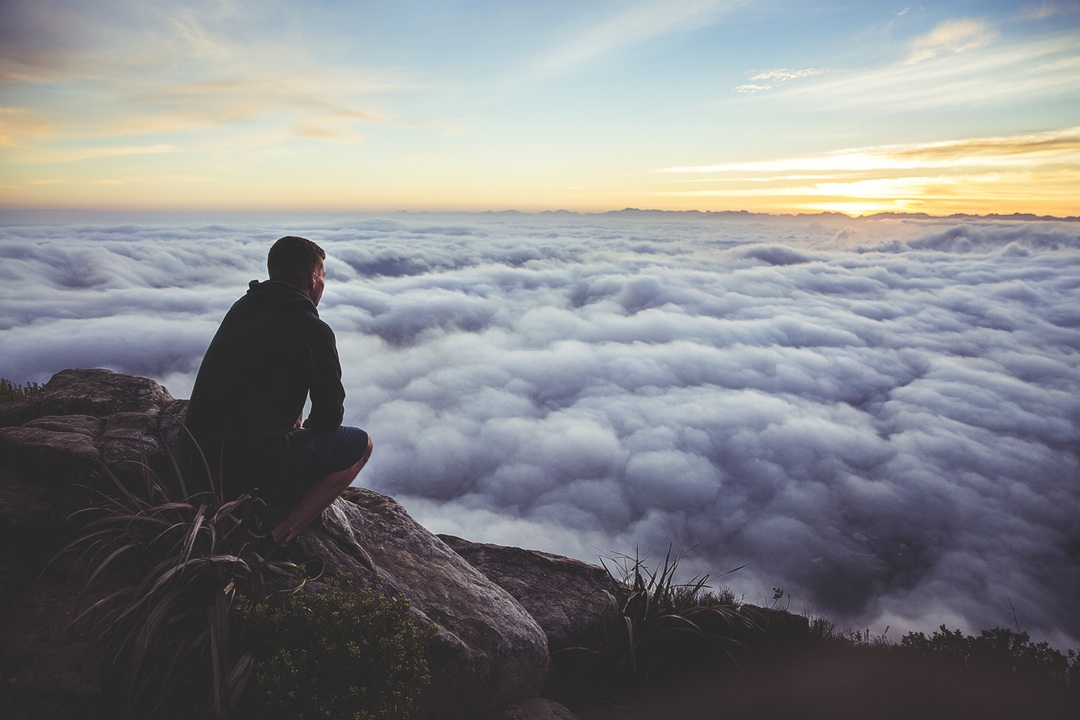
#> input picture pi/src/assets/img/course01.jpg, 1080 x 720 px
$ python -i face_validator.py   (imports and definitions only)
#> lines starting #> are read from the running program, lines starting #| are printed output that depends on the picture
import cv2
import numpy as np
import os
from PIL import Image
import io

class FaceValidator:
    def __init__(self):
        # Load the pre-trained face detection model
        self.face_cascade = cv2.CascadeClassifier(cv2.data.haarcascades + 'haarcascade_frontalface_default.xml')

    def validate_image(self, image_data):
        try:
            # Convert image data to numpy array
            nparr = np.frombuffer(image_data, np.uint8)
            img = cv2.imdecode(nparr, cv2.IMREAD_COLOR)

            # Convert to grayscale for face detection
            gray = cv2.cvtColor(img, cv2.COLOR_BGR2GRAY)

            # Detect faces
            faces = self.face_cascade.detectMultiScale(
                gray,
                scaleFactor=1.1,
                minNeighbors=5,
                minSize=(30, 30)
            )

            # Check if any face was detected
            if len(faces) > 0:
                return True, "Image validée avec succès"
            else:
                return False, "Aucun visage détecté. Veuillez télécharger une image contenant votre visage."

        except Exception as e:
            return False, f"Erreur lors de la validation de l'image: {str(e)}"

    def validate_image_file(self, image_path):
#> called with image_path = '../../pi/src/assets/img/course01.jpg'
        try:
            # Rediriger tous les prints vers stderr pour le débogage
            import sys

            # Fonction pour logger sans affecter stdout
            def log(message):
                print(message, file=sys.stderr)

            log(f"Tentative de lecture de l'image: {image_path}")

            # Vérifier si le fichier existe
            import os
            if not os.path.exists(image_path):
                log(f"Le fichier n'existe pas: {image_path}")
                return False, "Le fichier image n'existe pas"

            # Afficher la taille du fichier pour le débogage
            file_size = os.path.getsize(image_path)
            log(f"Taille du fichier: {file_size} octets")

            # Essayer de lire l'image avec PIL d'abord
            try:
                from PIL import Image
                pil_img = Image.open(image_path)
#> pil_img is the input picture: PIL image 1080x720 RGB; mean R, G, B 133, 134.3, 136.8
                log(f"Image lue avec PIL: {pil_img.size}")
                # Convertir l'image PIL en format OpenCV
                import numpy as np
                img = np.array(pil_img.convert('RGB'))
                # Convertir de RGB à BGR (format OpenCV)
                img = img[:, :, ::-1].copy()
            except Exception as pil_error:
                log(f"Erreur lors de la lecture avec PIL: {str(pil_error)}")
                # Si PIL échoue, essayer avec OpenCV directement
                img = cv2.imread(image_path)

            # Vérifier si l'image a été correctement chargée
            if img is None:
                log("L'image n'a pas pu être lue avec OpenCV ni PIL")
                return False, "Impossible de lire l'image. Veuillez essayer un autre format (JPG, PNG)."

            # Afficher les dimensions de l'image pour le débogage
            log(f"Dimensions de l'image: {img.shape}")

            # Convertir en niveaux de gris
            gray = cv2.cvtColor(img, cv2.COLOR_BGR2GRAY)
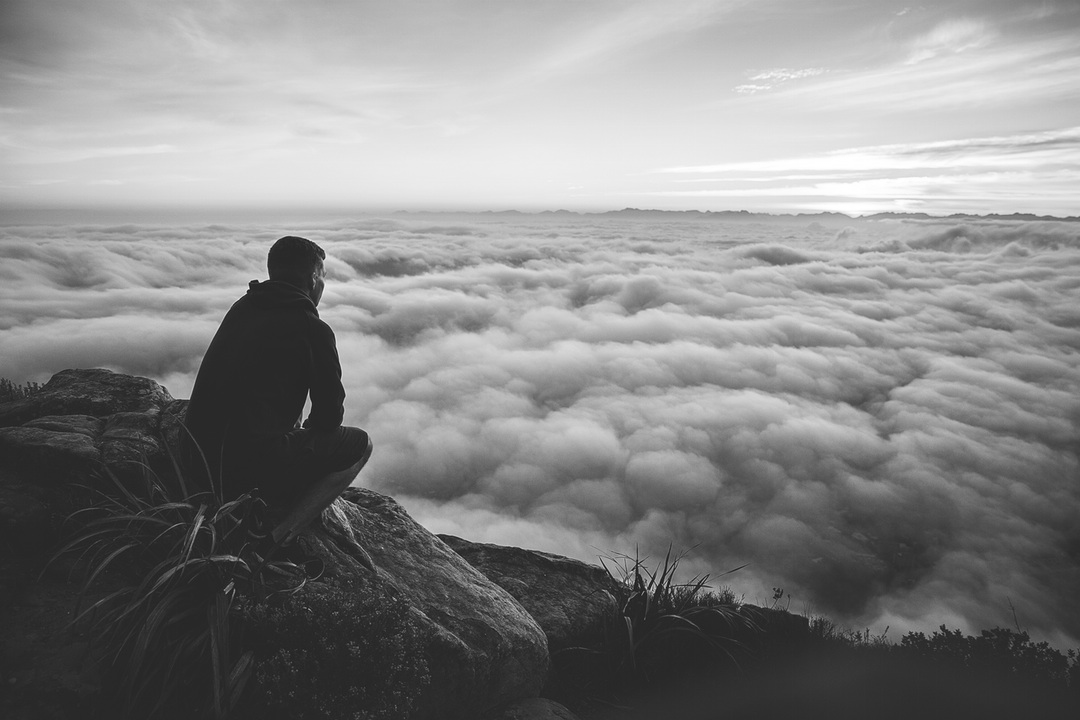
#> gray: shape (720, 1080); min 14, max 255, mean 134.2

            # Essayer différents paramètres pour la détection de visage
            detection_params = [
                # Paramètres standard
                {"scaleFactor": 1.1, "minNeighbors": 5, "minSize": (30, 30)},
                # Paramètres plus tolérants
                {"scaleFactor": 1.2, "minNeighbors": 3, "minSize": (20, 20)},
                # Paramètres très tolérants
                {"scaleFactor": 1.3, "minNeighbors": 2, "minSize": (10, 10)}
            ]

            for params in detection_params:
                faces = self.face_cascade.detectMultiScale(
                    gray,
                    scaleFactor=params["scaleFactor"],
                    minNeighbors=params["minNeighbors"],
                    minSize=params["minSize"]
                )

                log(f"Tentative avec params {params}: {len(faces)} visages détectés")

                if len(faces) > 0:
                    return True, "Image validée avec succès"

            # Si aucun visage n'est détecté après toutes les tentatives
            return False, "Aucun visage détecté. Veuillez télécharger une image contenant clairement votre visage."

        except Exception as e:
            log(f"Erreur dans la validation faciale: {str(e)}")
            import traceback
            traceback.print_exc(file=sys.stderr)
            return False, f"Erreur lors de la validation de l'image: {str(e)}"

>>> result = FaceValidator().validate_image_file('../../pi/src/assets/img/course01.jpg')

$ run again, on pi/src/assets/img/course02.jpg
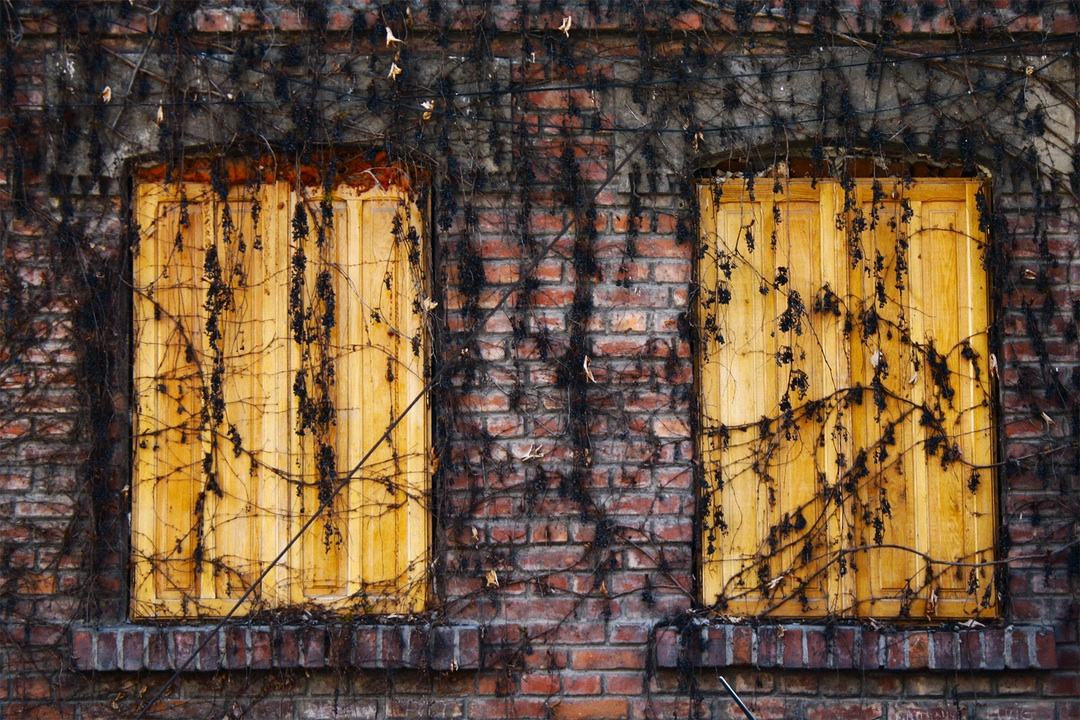
#> input picture pi/src/assets/img/course02.jpg, 1080 x 720 px
#> in validate_image_file, pil_img is the input picture: PIL image 1080x720 RGB; mean R, G, B 103.6, 81.2, 59.5
#> in validate_image_file, `gray = cv2.cvtColor(img, cv2.COLOR_BGR2GRAY)`:
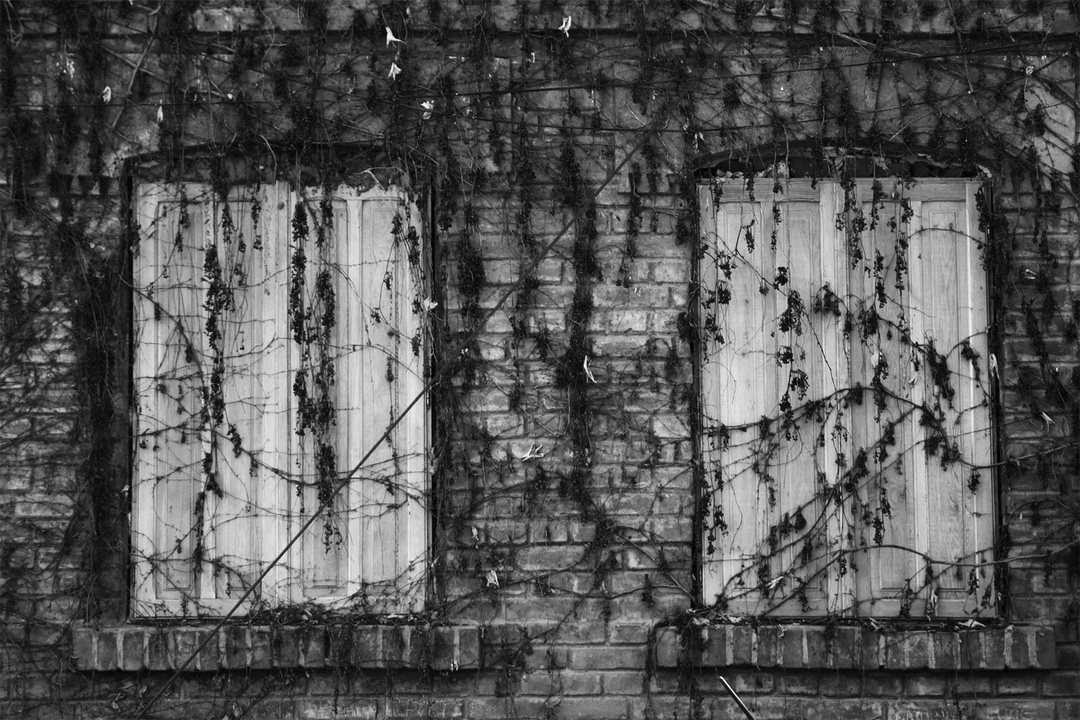
#> gray: shape (720, 1080); min 0, max 254, mean 85.4

$ run again, on pi/src/assets/img/course03.jpg
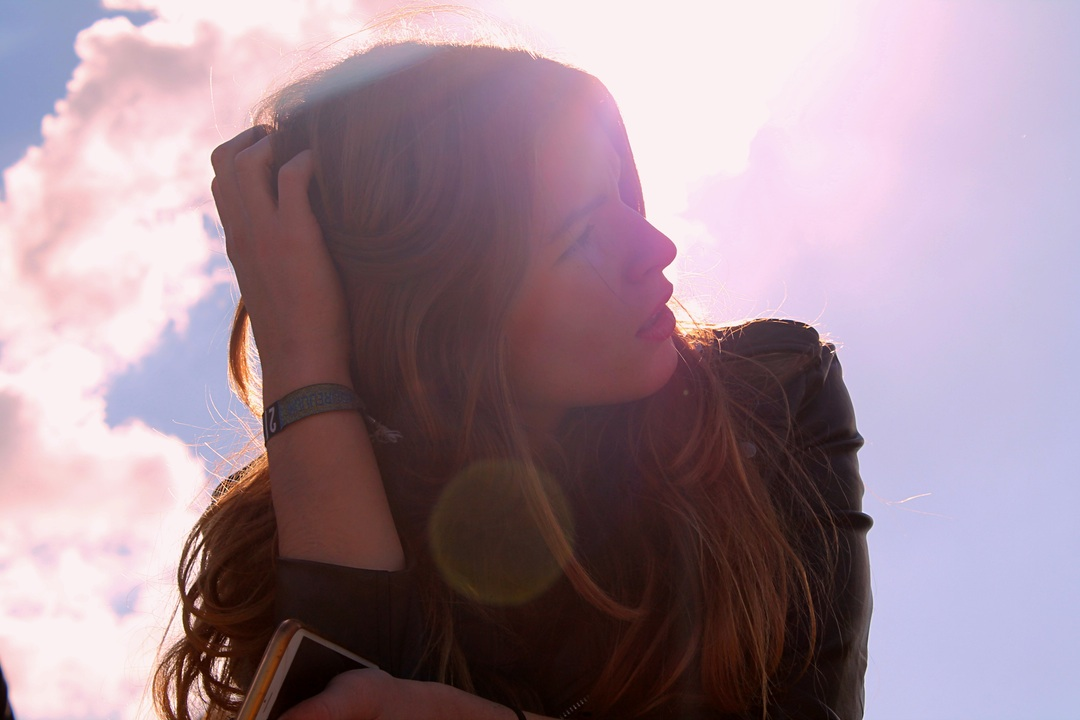
#> input picture pi/src/assets/img/course03.jpg, 1080 x 720 px
#> in validate_image_file, pil_img is the input picture: PIL image 1080x720 RGB; mean R, G, B 158.8, 136.8, 147.5
#> in validate_image_file, `gray = cv2.cvtColor(img, cv2.COLOR_BGR2GRAY)`:
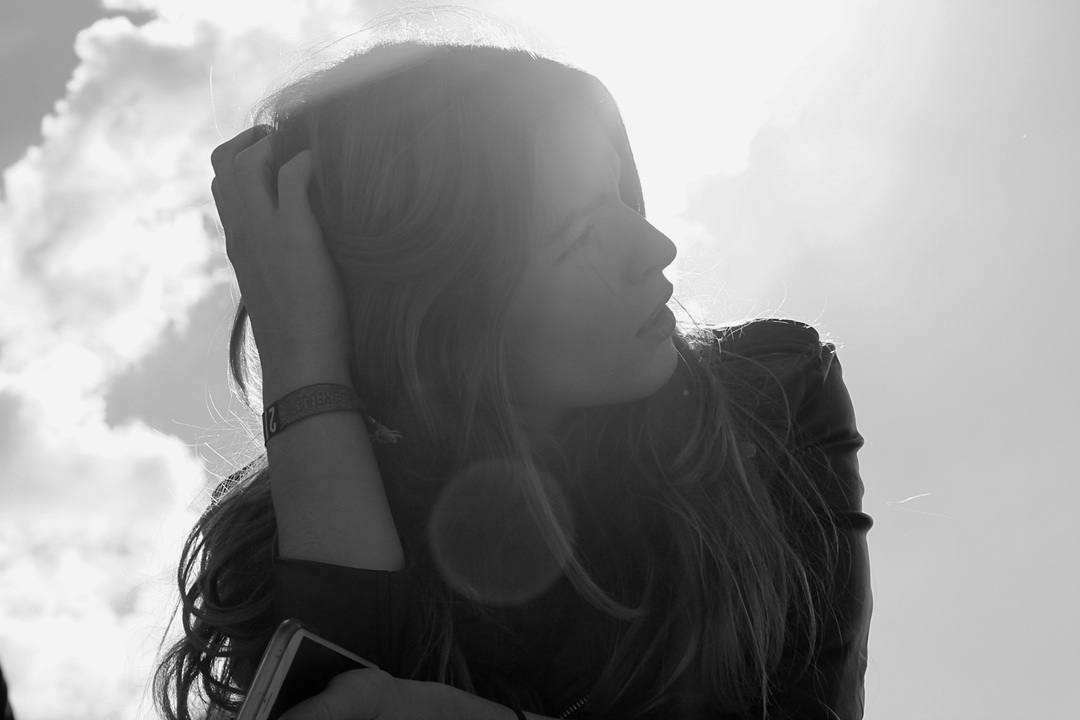
#> gray: shape (720, 1080); min 1, max 251, mean 144.6

$ run again, on pi/src/assets/img/course04.jpg
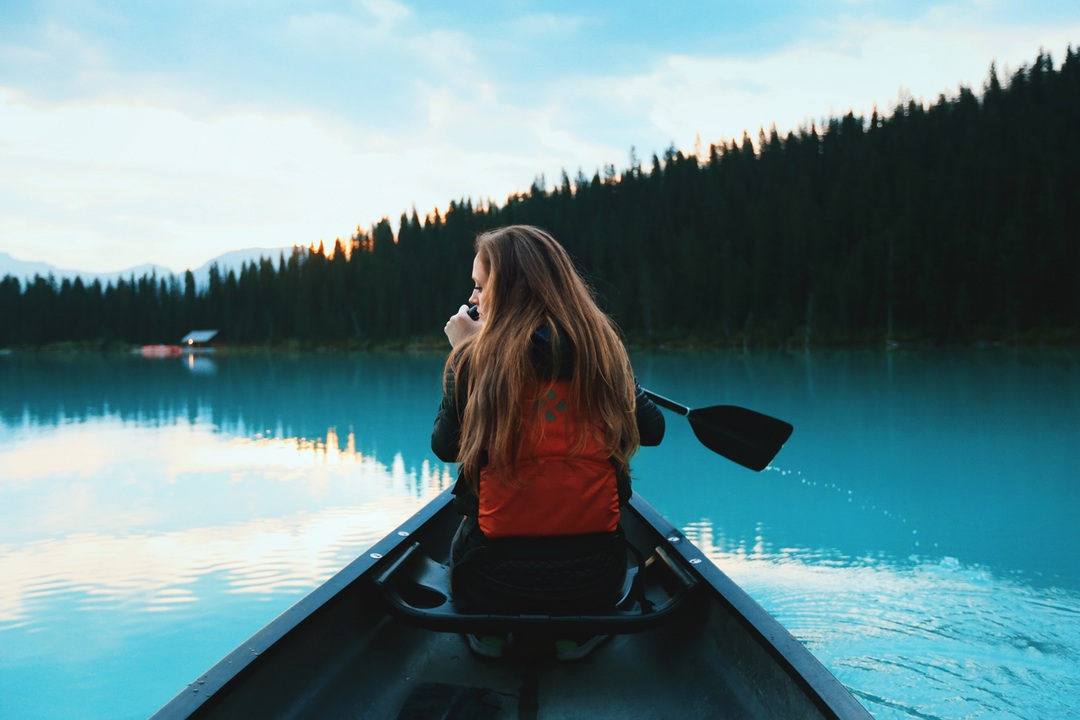
#> input picture pi/src/assets/img/course04.jpg, 1080 x 720 px
#> in validate_image_file, pil_img is the input picture: PIL image 1080x720 RGB; mean R, G, B 101.5, 132.9, 137.7
#> in validate_image_file, `gray = cv2.cvtColor(img, cv2.COLOR_BGR2GRAY)`:
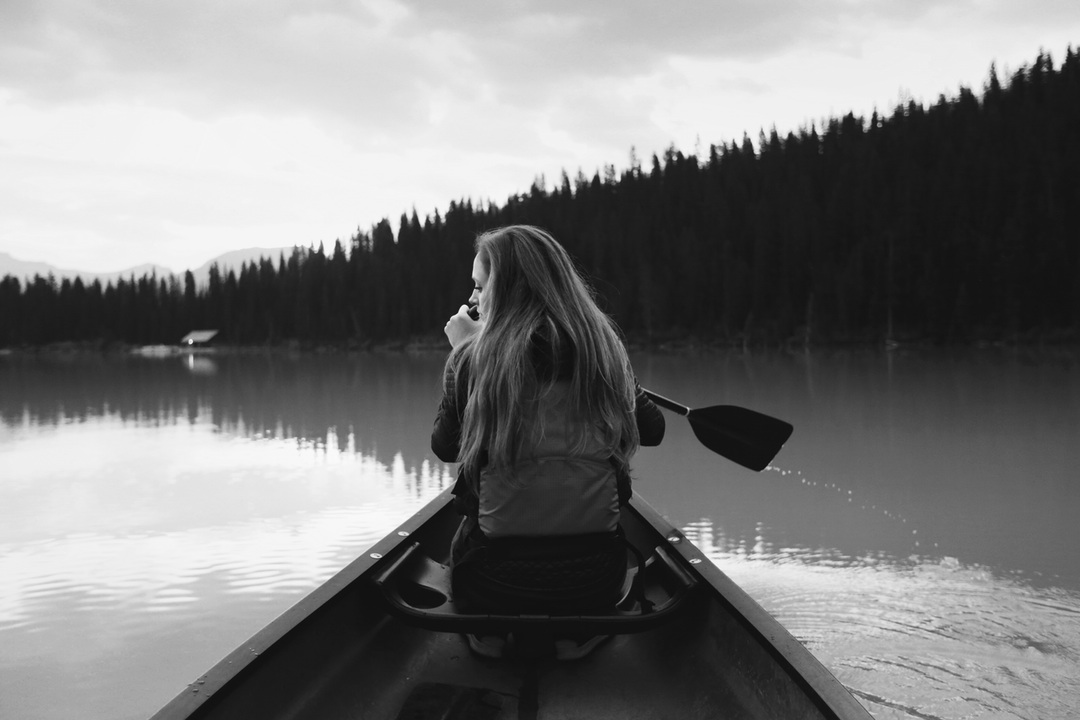
#> gray: shape (720, 1080); min 10, max 254, mean 124.1
